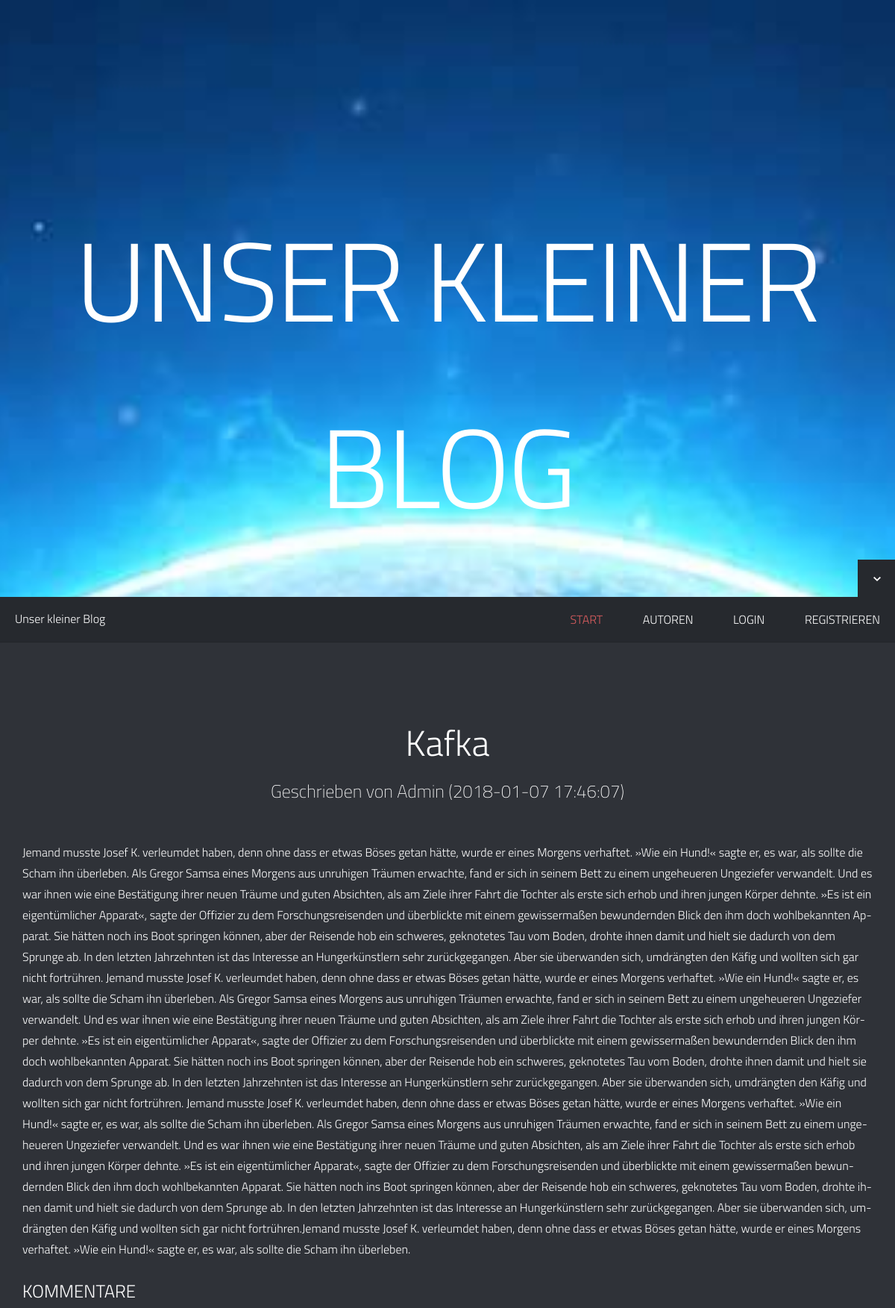
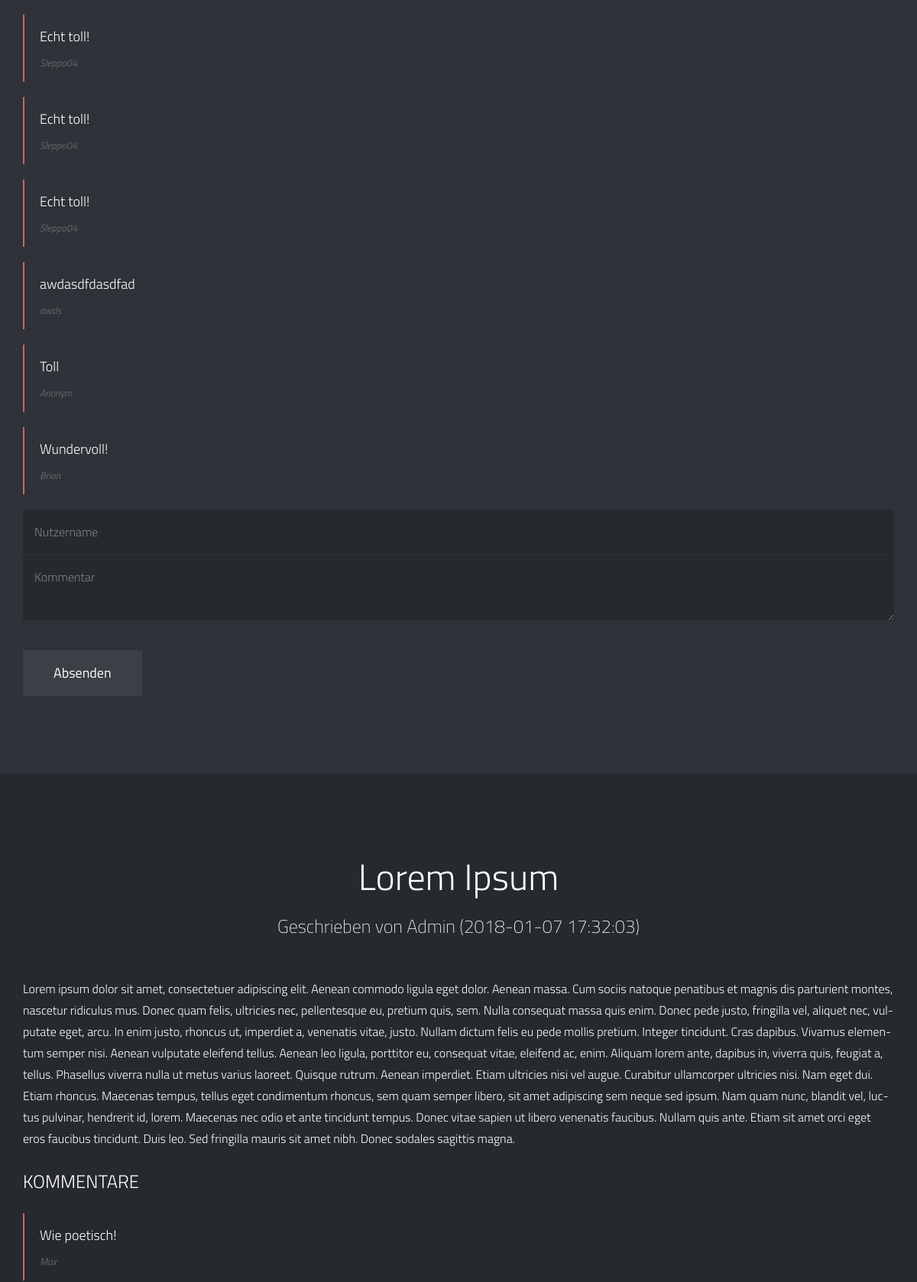
The page / (upper part) on the database its author committed (2 pictures, top to bottom).
### tables this page shows
CREATE TABLE IF NOT EXISTS `kommentare` (
`id` int(10) unsigned NOT NULL,
  `artikel_id` int(11) DEFAULT NULL,
  `username` varchar(100) DEFAULT NULL,
  `kommentar` text
);

### index.php (the view, shortened to what this page needs)
<?php
include($_SERVER['DOCUMENT_ROOT']."/_include/php/config.php");
?>
<body>
<div id="home-slider">
    <div class="slider-text">
    	<div id="slidecaption"><div class="slide-content">Unser kleiner Blog</div></div>
    </div>
	<div class="control-nav">
        <a id="nextsection" href="#article1"><i class="font-icon-arrow-simple-down"></i></a>
    </div>
</div>
<header>
    <div class="sticky-nav">
        <div id="logo">
        	Unser kleiner Blog
        </div>
        <nav id="menu">
        	<?php
				include($_SERVER['DOCUMENT_ROOT']."/_include/php/navbar.php");
			?>
        </nav>
    </div>
</header>
<?php
$stmt = $dbh->prepare("SELECT * FROM uni.blogeintrag;");
$stmt->execute();
$result = $stmt->fetchAll();
$i = 1;
function getColor($number, $type){
	if ($type == 1){
		if ($number % 2 == 1){
			return "page";
		} else {
			return "page-alternate";
		}
	} elseif ($type == 2){
		if ($number % 2 == 1){
			return "#26292E";
		} else {
			return "#2F3238";
		}
	}
}
foreach ($result as $row){
	?>
	<div id="article<?php echo $i?>" class="<?php echo getColor($i,1)?>">
		<div class="container">
			<div class="row">
				<div class="col-md-12">
					<div class="title-page">
						<h2 class="title"><?php echo $row["titel"]?></h2>
						<h3 class="title-description">Geschrieben von <?php echo $row["nutzername"]?> (<?php echo $row["date"]?>)</h3>
					</div>
				</div>
			</div>
			<div class="row">
				<div class="col-md-12">
					<p>
					<?php echo $row["inhalt"]?>
					</p>
				</div>
			</div>
			<h3 class="spec">Kommentare</h3>
			<?php
			$kommentare_stmt = $dbh->prepare("SELECT * FROM uni.kommentare WHERE artikel_id=:artikel_id ORDER BY id DESC;");
			$kommentare_stmt->bindParam(":artikel_id", $row["id"]);
			$kommentare_stmt->execute();
			$kommentare_result = $kommentare_stmt->fetchAll();
			foreach ($kommentare_result as $kommentar){
				?>
					<blockquote>
						<p><?php echo $kommentar["kommentar"]?></p>
						<small>
							<cite title="<?php echo $kommentar["username"]?>"><?php echo $kommentar["username"]?></cite>
						</small>
					</blockquote>
				<?php
			}
			?>
			<form id="kommentar_<?php echo $i?>" class="form" action="./#article<?php echo $i?>" method="post">
				<p>
					<input type="text" placeholder="Nutzername" value="" name="username" style="background-color:<?php echo getColor($i,2)?>"/>
				</p>
				<p>
					<textarea placeholder="Kommentar" name="kommentar" rows="2" cols="40" style="background-color:<?php echo getColor($i,2)?>"></textarea>
				</p>
				<p>
					<a class="submit" href="javascript:void(0)" onclick="$('#kommentar_<?php echo $i?>').submit()">Absenden</a>
				</p>
			</form>
		</div>
	</div>
	<?php
	$i++;
}
?>
</body>
</html>

### _include/css/main.css (style rules this page uses)
html, body { height: 100%; -ms-hyphens: auto; -webkit-hyphens: auto; hyphens: auto; }
html, hmtl a { width:100%; font-size: 100%; -webkit-text-size-adjust: 100%; }
body { background:#2F3238; color:#FFFFFF; font-weight:300; font-size:16px; font-family: 'Titillium Web', sans-serif; line-height:28px; overflow-y: auto; }
a { color:#DE5E60; text-decoration: none; cursor: pointer; -webkit-transition: color 0.1s linear 0s; -moz-transition: color 0.1s linear 0s; -o-transition: color 0.1s linear 0s; transition: color 0.1s linear 0s; }
p { margin: 0 0 30px; }
input, button, select, textarea { font-weight: 300; font-family: 'Titillium Web', sans-serif; outline: 0; }
h1, h2, h3, h4, h5, h6 { margin:0 0 20px 0; color:#FFFFFF; font-weight:300; font-family: 'Titillium Web', sans-serif; line-height:1.5em; }
h2 { font-size:36px; }
h3 { font-size:24px; }
h3.spec { color: #FFFFFF; font-size: 24px; font-weight: 300; line-height: 1em; margin-bottom: 30px; text-transform: uppercase; }
#home-slider { position: relative; overflow: hidden; height: 100%; background: url(../img/slider-images/moon.jpg) no-repeat center center fixed; background-size: cover; -webkit-background-size: cover; -moz-background-size: cover; -o-background-size: cover; }
#home-slider .slider-text { position: absolute; left: 50%; top: 50%; margin: -150px 0 0 -585px; width: 1170px; height: 250px; text-align: center; z-index: 2; }
#home-slider #slidecaption { width: 100%; line-height: 250px; margin: 0; text-align: center; text-shadow: none; }
#home-slider .slide-content { font-size: 12.5vmin; color: #FFFFFF; letter-spacing: -3px; text-transform: uppercase; }
#home-slider .control-nav { position: absolute; width: 100%; height: 50px; bottom: 0; z-index: 2; }
#home-slider #nextsection { background-color: #26292E; margin: 0; position: relative; float:right; width: 50px; height: 50px; -webkit-transition: background 0.1s linear 0s; -moz-transition: background 0.1s linear 0s; -o-transition: background 0.1s linear 0s; transition: background 0.1s linear 0s; }
#home-slider #nextsection i { font-size: 16px; color: #FFFFFF; position: absolute; left: 50%; top: 50%; margin-top: -7px; line-height: 1em; }
#home-slider #nextsection i { margin-left: -7px; }
header { width: 100%; z-index: 99; }
header .sticky-nav { position: relative; width: 100%; height: 60px; background: #26292E; z-index: 1001; -webkit-box-shadow: 0 1px 1px rgba(0, 0, 0, 0.25); -moz-box-shadow: 0 1px 1px rgba(0, 0, 0, 0.25); box-shadow: 0 1px 1px rgba(0, 0, 0, 0.25); }
header #logo { color: #FFFFFF; float: left; padding: 15px 0; margin-left: 20px; }
nav#menu { float: right; margin-right: 20px; }
.page { background: #2F3238; padding: 100px 0; position: relative; z-index: 99; }
.page-alternate { background: #26292E; padding: 100px 0; position: relative; z-index: 99; }
.title-page { text-align: center; margin-bottom: 50px; }
.title-page .title { font-size: 48px; margin: 0 0 10px 0 }
.title-page .title-description { font-size: 24px; font-weight: 200; margin: 0; }
.form { margin-bottom: 0; }
.form p { margin-bottom: 1px; }
.form input, .form textarea { border: none; -webkit-border-radius: 0; -moz-border-radius: 0; border-radius: 0; -webkit-box-shadow: none; -moz-box-shadow: none; box-shadow: none; background: #26292E; color: #FFFFFF; font-size: 16px; height: auto; padding: 15px; margin: 0; resize: none; }
.form input { width: 100%; -webkit-box-sizing: border-box; -moz-box-sizing: border-box; box-sizing: border-box; }
.form textarea { width: 100%; resize: vertical; -webkit-box-sizing: border-box; -moz-box-sizing: border-box; box-sizing: border-box; }
.form .submit { background: #3C3F45; color: #FFFFFF; cursor: pointer; display: inline-block; font-size: 18px; font-weight: 500; padding: 16px 40px; text-align: center; vertical-align: middle; width: auto; margin-top: 30px; -webkit-transition: background 0.1s linear 0s, color 0.1s linear 0s; -moz-transition: background 0.1s linear 0s, color 0.1s linear 0s; -o-transition: background 0.1s linear 0s, color 0.1s linear 0s; transition: background 0.1s linear 0s, color 0.1s linear 0s; }

### _include/css/shortcodes.css (style rules this page uses)
blockquote { padding: 15px 20px; border-left: 2px solid #DE5E60; }
blockquote p { margin-bottom: 0; font-size: 18px; line-height: 28px; }
blockquote small { display: block; color: #65676c; font-weight:400; font-size: 13px; line-height: 20px; margin-top: 10px; }
blockquote small:before { content: ''; }

### rows shown on the page
kommentare: kommentar "Echt toll!", username "Sleppo04"
kommentare: kommentar "Echt toll!", username "Sleppo04"
kommentare: kommentar "Echt toll!", username "Sleppo04"
kommentare: kommentar "awdasdfdasdfad", username "awds"
kommentare: kommentar "Toll", username "Anonym"
kommentare: kommentar "Wundervoll!", username "Brian"
kommentare: kommentar "Wie poetisch!", username "Max"

### other values the page prints
$row["titel"] "Kafka"
$row["nutzername"] "Admin"
$row["date"] "2018-01-07 17:46:07"
$row["titel"] "Lorem Ipsum"
$row["date"] "2018-01-07 17:32:03"
